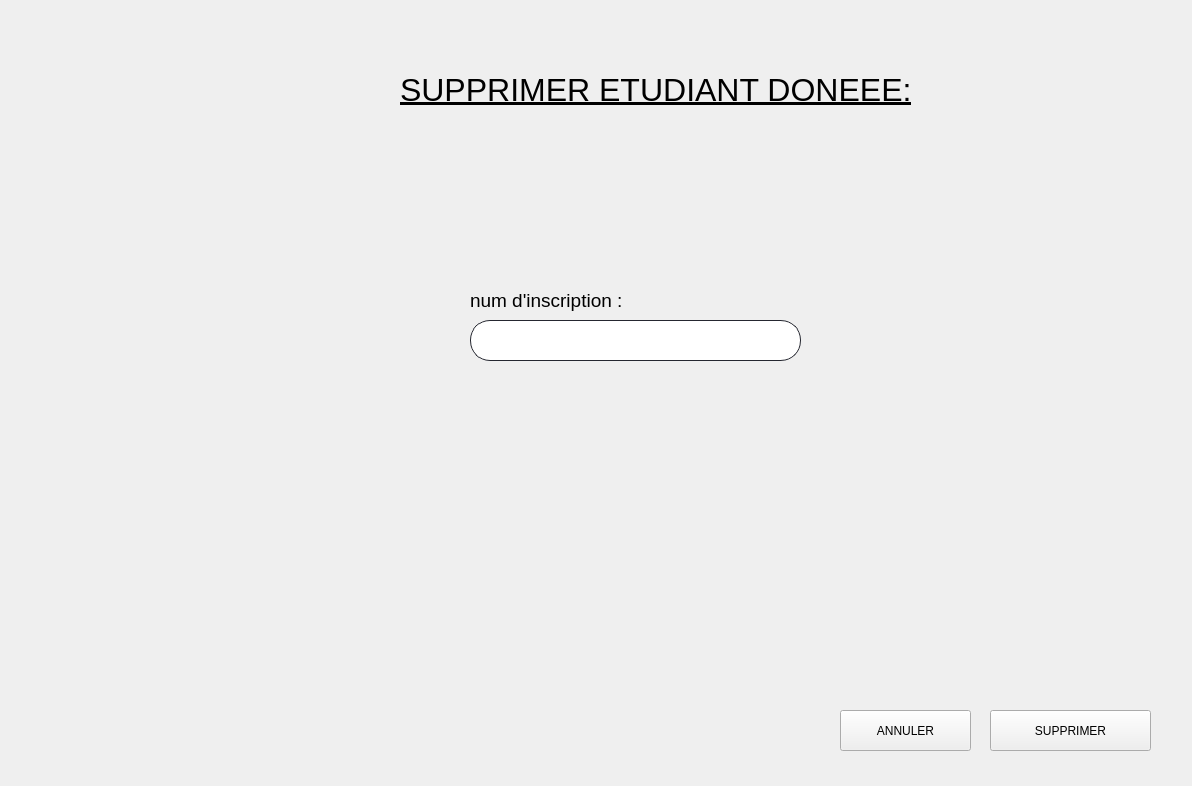
<?xml version="1.0" encoding="UTF-8"?>
<ui version="4.0">
 <class>Form</class>
 <widget class="QWidget" name="Form">
  <property name="geometry">
   <rect>
    <x>0</x>
    <y>0</y>
    <width>1192</width>
    <height>786</height>
   </rect>
  </property>
  <property name="windowTitle">
   <string>Form</string>
  </property>
  <widget class="QLabel" name="label">
   <property name="geometry">
    <rect>
     <x>470</x>
     <y>270</y>
     <width>211</width>
     <height>61</height>
    </rect>
   </property>
   <property name="styleSheet">
    <string notr="true"/>
   </property>
   <property name="text">
    <string>&lt;html&gt;&lt;head/&gt;&lt;body&gt;&lt;p&gt;&lt;span style=&quot; font-size:14pt; color:#000000;&quot;&gt;num d'inscription :&lt;/span&gt;&lt;/p&gt;&lt;/body&gt;&lt;/html&gt;</string>
   </property>
  </widget>
  <widget class="QLineEdit" name="num_inscription">
   <property name="geometry">
    <rect>
     <x>470</x>
     <y>320</y>
     <width>331</width>
     <height>41</height>
    </rect>
   </property>
   <property name="styleSheet">
    <string notr="true">QLineEdit {
border: 1px solid rgb(37,39,48);
border-radius: 20px;
padding-left:20px;
padding-right:20px;
}
QLineEdit:hover{
	border: 2px solid rgb(222, 221, 218)
}
QLineEdit:focus{
	border: 2px solid rgb(154, 208, 236)
}</string>
   </property>
  </widget>
  <widget class="QPushButton" name="supprimer">
   <property name="geometry">
    <rect>
     <x>990</x>
     <y>710</y>
     <width>161</width>
     <height>41</height>
    </rect>
   </property>
   <property name="styleSheet">
    <string notr="true">font: 75 14pt &quot;MS Shell Dlg 2&quot;;
 
</string>
   </property>
   <property name="text">
    <string>SUPPRIMER</string>
   </property>
  </widget>
  <widget class="QPushButton" name="annuler">
   <property name="geometry">
    <rect>
     <x>840</x>
     <y>710</y>
     <width>131</width>
     <height>41</height>
    </rect>
   </property>
   <property name="styleSheet">
    <string notr="true">font: 75 14pt &quot;MS Shell Dlg 2&quot;;


</string>
   </property>
   <property name="text">
    <string>ANNULER</string>
   </property>
  </widget>
  <widget class="QLabel" name="num_inscription_2">
   <property name="geometry">
    <rect>
     <x>480</x>
     <y>370</y>
     <width>321</width>
     <height>16</height>
    </rect>
   </property>
   <property name="text">
    <string/>
   </property>
  </widget>
  <widget class="QLabel" name="label_2">
   <property name="geometry">
    <rect>
     <x>-20</x>
     <y>-85</y>
     <width>1271</width>
     <height>931</height>
    </rect>
   </property>
   <property name="text">
    <string/>
   </property>
   <property name="pixmap">
    <pixmap>n1mtIpU.jpg</pixmap>
   </property>
   <property name="scaledContents">
    <bool>true</bool>
   </property>
  </widget>
  <widget class="QLabel" name="label_3">
   <property name="geometry">
    <rect>
     <x>400</x>
     <y>30</y>
     <width>541</width>
     <height>121</height>
    </rect>
   </property>
   <property name="styleSheet">
    <string notr="true">color: rgb(0, 0, 0);

font: 25pt &quot;Rockwell Condensed&quot;;

</string>
   </property>
   <property name="text">
    <string>&lt;html&gt;&lt;head/&gt;&lt;body&gt;&lt;p&gt;&lt;span style=&quot; font-size:24pt; text-decoration: underline; color:#000000;&quot;&gt;SUPPRIMER ETUDIANT DONEEE:&lt;/span&gt;&lt;/p&gt;&lt;/body&gt;&lt;/html&gt;</string>
   </property>
  </widget>
  <widget class="QLabel" name="label_10">
   <property name="geometry">
    <rect>
     <x>1030</x>
     <y>20</y>
     <width>131</width>
     <height>141</height>
    </rect>
   </property>
   <property name="text">
    <string/>
   </property>
   <property name="pixmap">
    <pixmap>output-onlinepngtools.png</pixmap>
   </property>
   <property name="scaledContents">
    <bool>true</bool>
   </property>
  </widget>
  <zorder>label_2</zorder>
  <zorder>label</zorder>
  <zorder>num_inscription</zorder>
  <zorder>supprimer</zorder>
  <zorder>annuler</zorder>
  <zorder>num_inscription_2</zorder>
  <zorder>label_3</zorder>
  <zorder>label_10</zorder>
 </widget>
 <resources/>
 <connections/>
</ui>
